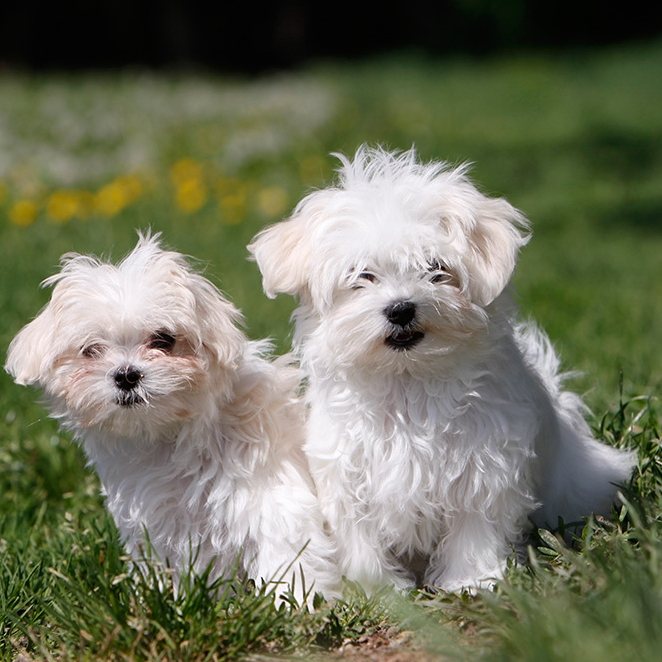
#> input picture img1.jpg, 662 x 662 px
$ python main_intensidade.py   (Python 2 division)
#> lines starting #> are read from the running program, lines starting #| are printed output that depends on the picture
#UNIVERSIDADE FEDERAL DO TOCANTINS
#Trabalho de Processamento de Imagens
#Academicos: Mariana Brito e Vitor Rosa

from PIL import Image
import numpy as np

def negativo(img):

    img_negativa=Image.new('L', (int(img.width), int(img.height)), color = 'white')
    matriz_img_negativa= np.array(img_negativa)
    print ("Matriz da Imagem Nova Negativa branca: ")
    print (matriz_img_negativa)

    M_img_negativa= img_negativa.load()
    M_img=img.load()

    for i in range(0,len(matriz_img)):
        for j in range(0,len(matriz_img)):
		M_img_negativa[i,j]=255-M_img[i,j]


    matriz_img_negativa= np.array(img_negativa)
    print ("Matriz da Imagem Nova Negativa Resultante: ")
    print (matriz_img_negativa)
    img_negativa.save('imagem_negativa.jpg')
    img_negativa.show()

def gama(img):

    img_gama=Image.new('L', (int(img.width), int(img.height)), color = 'white')
    matriz_img_gama= np.array(img_gama)
    print ("Matriz da Imagem Nova gama branca: ")
    print (matriz_img_gama)

    M_img_gama= img_gama.load()
    M_img=img.load()
    c=1
    g=1.2
    for i in range(0,len(matriz_img)):
        for j in range(0,len(matriz_img)):
		M_img_gama[i,j]= c * int(pow(M_img[i,j],g))


    matriz_img_gama= np.array(img_gama)
    print ("Matriz da Imagem Nova gama Resultante: ")
    print (matriz_img_gama)
    img_gama.save('imagem_gama.jpg')
    img_gama.show()


try:
    img=Image.open("img1.jpg")
#> img is the input picture: PIL image 662x662 RGB; mean R, G, B 113.3, 115.8, 94
except:
    print ("Imagem desabilitada")

size = (1012,1012)
saved = "Compilado.jpeg"
img.show()
img=img.convert('L') #converter em tons de cinza
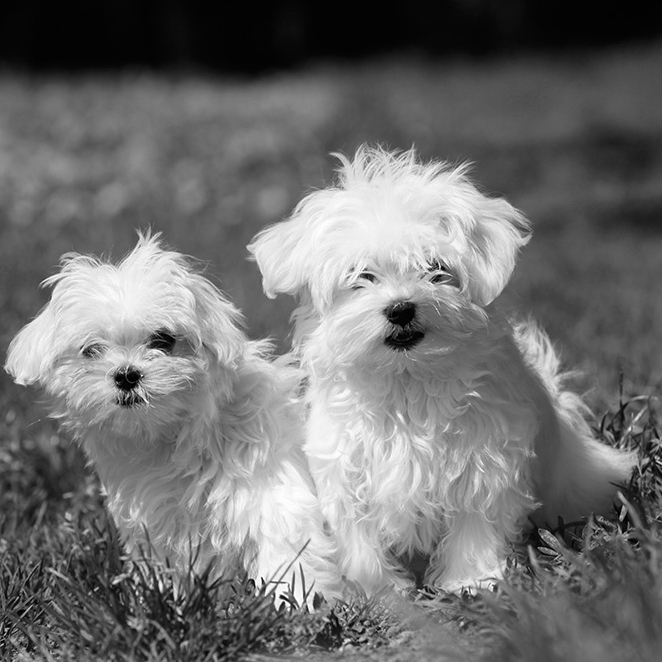
#> img: PIL image 662x662 L; min 0, max 255, mean 112.6

img.thumbnail(size) #tamanho a ser impressa
img.save(saved) #salvar com tais paramentros
img.show() #imprimir


matriz_img = np.array(img) #transformar imagem em matriz numerica
print ("Matriz da Imagem cinza: ")

print (matriz_img) #imprimir a matriz
#> (printed output is left out)

negativo(img)
#> in negativo, `img_negativa=Image.new('L', (int(img.width), int(img.height)), color =..`: img_negativa: PIL image 662x662 L; every value is 255
#> (printed output is left out)
#> in negativo, `matriz_img_negativa= np.array(img_negativa)`:
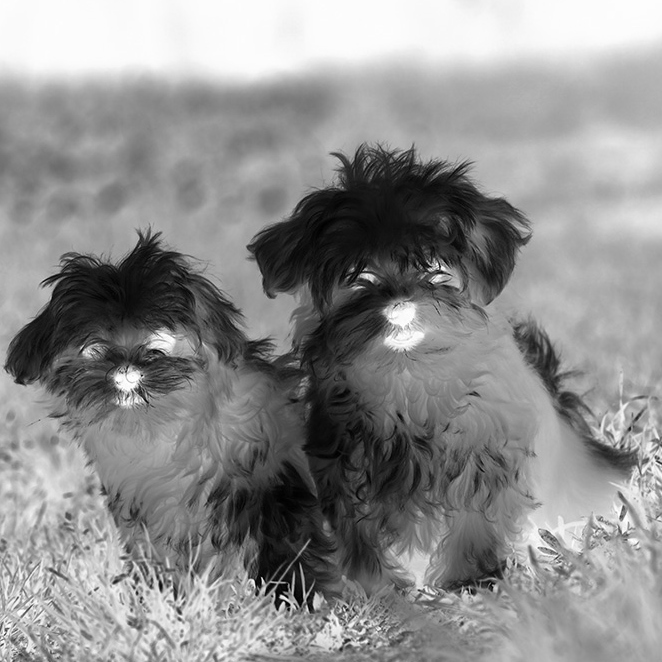
#> matriz_img_negativa: shape (662, 662); min 0, max 255, mean 142.4
#> (printed output is left out)
gama(img)
#> (printed output is left out)
#> in gama, `matriz_img_gama= np.array(img_gama)`:
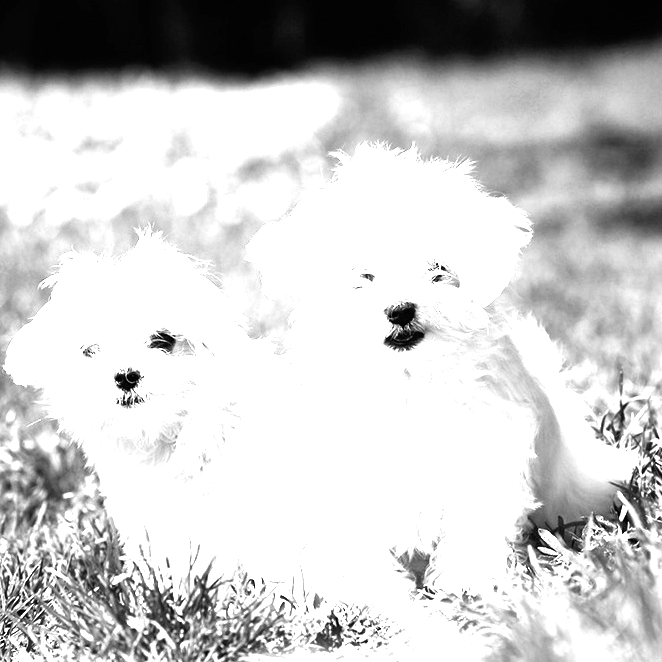
#> matriz_img_gama: shape (662, 662); min 0, max 255, mean 201
#> (printed output is left out)
